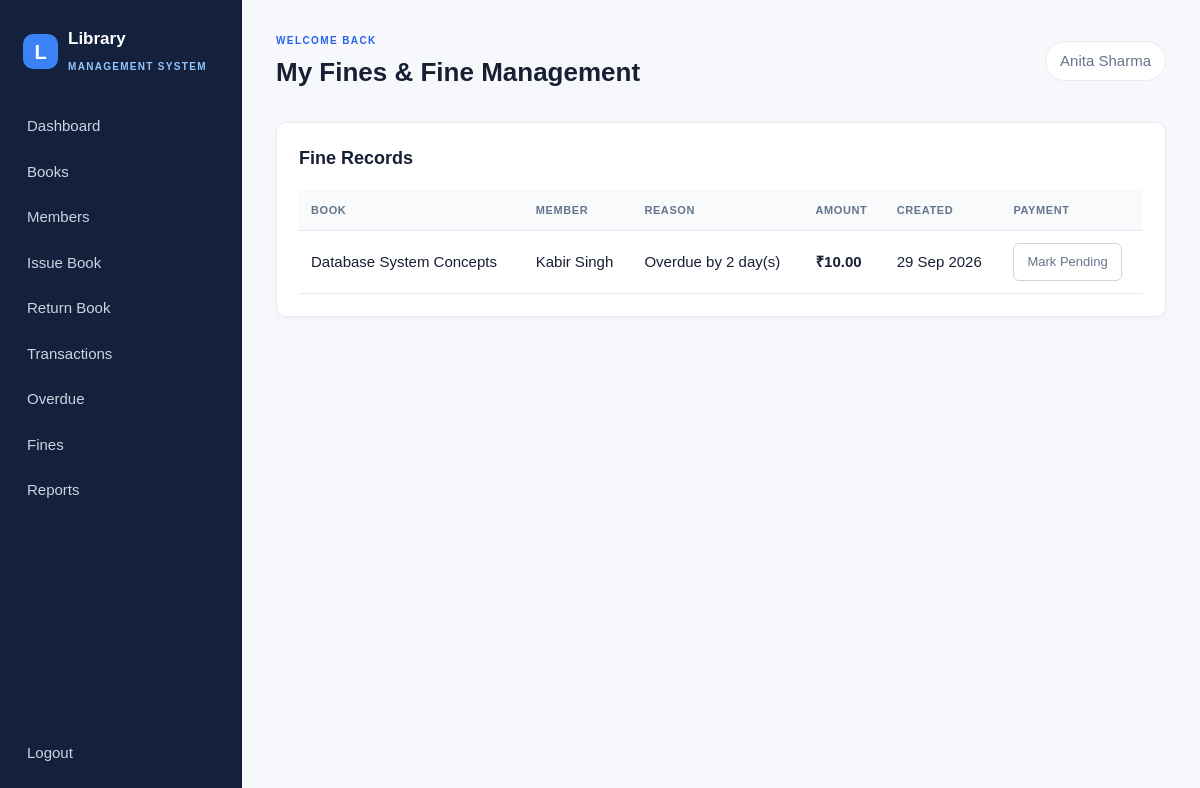
The app's page /fines/ (signed in) with its own data.
### library/models.py (models this page shows, shortened)
class Fine(models.Model):
    transaction = models.OneToOneField(Transaction, on_delete=models.CASCADE, related_name="fine")
    amount = models.DecimalField(max_digits=8, decimal_places=2)
    reason = models.CharField(max_length=255)
    paid = models.BooleanField(default=False)
    created_at = models.DateTimeField(auto_now_add=True)
    class Meta:
        ordering = ["paid", "-created_at"]

class Transaction(models.Model):
    STATUS_CHOICES = [("issued", "Issued"), ("returned", "Returned")]
    book = models.ForeignKey(Book, on_delete=models.PROTECT, related_name="transactions")
    member = models.ForeignKey(Member, on_delete=models.PROTECT, related_name="transactions")
    issued_by = models.ForeignKey(settings.AUTH_USER_MODEL, on_delete=models.PROTECT, related_name="issued_transactions")
    issue_date = models.DateField(default=timezone.localdate)
    due_date = models.DateField()
    return_date = models.DateField(null=True, blank=True)
    status = models.CharField(max_length=10, choices=STATUS_CHOICES, default="issued")
    fine_amount = models.DecimalField(max_digits=8, decimal_places=2, default=0)
    class Meta:
        ordering = ["-issue_date", "-id"]

class Book(models.Model):
    title = models.CharField(max_length=255)
    isbn = models.CharField("ISBN", max_length=20, unique=True)
    author = models.ForeignKey(Author, on_delete=models.PROTECT, related_name="books")
    category = models.ForeignKey(Category, on_delete=models.PROTECT, related_name="books")
    publisher = models.CharField(max_length=150, blank=True)
    publication_date = models.DateField(null=True, blank=True)
    description = models.TextField(blank=True)
    total_copies = models.PositiveIntegerField(default=1)
    available_copies = models.PositiveIntegerField(default=1)
    cover_image = models.ImageField(upload_to="book_covers/", blank=True, null=True)
    created_at = models.DateTimeField(auto_now_add=True)
    updated_at = models.DateTimeField(auto_now=True)
    class Meta:
        ordering = ["title"]

class Member(models.Model):
    STATUS_CHOICES = [("active", "Active"), ("inactive", "Inactive")]
    user = models.OneToOneField(settings.AUTH_USER_MODEL, on_delete=models.CASCADE, related_name="member_profile")
    member_id = models.CharField(max_length=30, unique=True)
    phone = models.CharField(max_length=20, blank=True)
    address = models.TextField(blank=True)
    course = models.CharField(max_length=120, blank=True)
    department = models.CharField(max_length=120, blank=True)
    year = models.PositiveSmallIntegerField(null=True, blank=True)
    registration_date = models.DateField(default=timezone.localdate)
    status = models.CharField(max_length=10, choices=STATUS_CHOICES, default="active")
    class Meta:
        ordering = ["member_id"]

### library/views.py (the view)
# urls.py: path("fines/", views.fine_list, name="fine_list"), path("fines/<int:pk>/toggle/", views.fine_toggle_paid, name="fine_toggle_paid"), path("reports/", views.reports, name="reports"),
@librarian_required
def fine_list(request):
    return render(request, "fines/list.html", {"fines": _page(request, Fine.objects.select_related("transaction", "transaction__book", "transaction__member", "transaction__member__user"))})

### library/context_processors.py (called while the page is built)
def user_role(request):
    user = request.user
    return {
        "is_librarian": user.is_authenticated and (user.is_staff or user.groups.filter(name="Librarian").exists()),
        "is_admin_role": user.is_authenticated and user.is_staff,
        "is_member_role": user.is_authenticated and hasattr(user, "member_profile"),
    }

### library/views.py (called while the page is built)
def librarian_required(view):
    return user_passes_test(lambda user: user.is_authenticated and (user.is_staff or user.groups.filter(name="Librarian").exists()), login_url="login")(view)

def _page(request, queryset, size=10):
    return Paginator(queryset, size).get_page(request.GET.get("page"))

### library/templates/fines/list.html
{% extends 'base.html' %}{% block page_title %}My Fines{% if not student_view %} & Fine Management{% endif %}{% endblock %}{% block content %}<section class="panel"><div class="panel-heading"><h2>{% if student_view %}My Fine Records{% else %}Fine Records{% endif %}</h2></div><div class="table-wrap"><table><thead><tr><th>Book</th><th>Member</th><th>Reason</th><th>Amount</th><th>Created</th><th>Payment</th></tr></thead><tbody>{% for fine in fines %}<tr><td>{{ fine.transaction.book.title }}</td><td>{% if student_view %}{{ fine.transaction.member.member_id }}{% else %}{{ fine.transaction.member.user.get_full_name|default:fine.transaction.member.member_id }}{% endif %}</td><td>{{ fine.reason }}</td><td><strong>₹{{ fine.amount }}</strong></td><td>{{ fine.created_at|date:'d M Y' }}</td><td>{% if student_view %}<span class="status {% if fine.paid %}returned{% else %}issued{% endif %}">{% if fine.paid %}Paid{% else %}Pending{% endif %}</span>{% else %}<form method="post" action="{% url 'fine_toggle_paid' fine.pk %}">{% csrf_token %}<button class="btn {% if fine.paid %}light{% else %}primary{% endif %}" type="submit">{% if fine.paid %}Mark Pending{% else %}Mark Paid{% endif %}</button></form>{% endif %}</td></tr>{% empty %}<tr><td class="empty" colspan="6">No fine records.</td></tr>{% endfor %}</tbody></table></div>{% include 'includes/pagination.html' with page_obj=fines %}</section>{% endblock %}

### library/templates/base.html (shortened to what this page needs)
{% load static %}
<!DOCTYPE html>
<html lang="en">
<head>
  <link rel="stylesheet" href="{% static 'css/style.css' %}">
</head>
<body>
{% if user.is_authenticated %}
<div class="layout">
  <aside class="sidebar">
    <a class="brand" href="{% url 'dashboard' %}"><span class="brand-mark">L</span><span>Library<br><small>Management System</small></span></a>
    <nav class="nav-links">
      <a href="{% url 'dashboard' %}">Dashboard</a>
      {% if is_member_role and not is_librarian %}
        <a href="{% url 'book_list' %}">Browse Books</a><a href="{% url 'my_books' %}">My Books</a><a href="{% url 'my_history' %}">My History</a><a href="{% url 'my_fines' %}">My Fines</a><a href="{% url 'profile' %}">Profile</a>
      {% else %}
        <a href="{% url 'book_list' %}">Books</a>
        <a href="{% url 'member_list' %}">Members</a><a href="{% url 'issue_book' %}">Issue Book</a><a href="{% url 'return_book' %}">Return Book</a><a href="{% url 'transaction_list' %}">Transactions</a><a href="{% url 'overdue_list' %}">Overdue</a><a href="{% url 'fine_list' %}">Fines</a><a href="{% url 'reports' %}">Reports</a>
      {% endif %}
    </nav>
    <form class="logout-form" method="post" action="{% url 'logout' %}">{% csrf_token %}<button type="submit">Logout</button></form>
  </aside>
  <main class="main-content">
    <header class="topbar"><div><span class="eyebrow">WELCOME BACK</span><h1>{% block page_title %}Dashboard{% endblock %}</h1></div><div class="user-chip">{{ user.get_full_name|default:user.username }}</div></header>
    {% block content %}{% endblock %}
  </main>
</div>
{% else %}{% block guest_content %}{% endblock %}{% endif %}
</body>
</html>

### library/static/css/style.css (style rules this page uses)
:root { --ink:#172033;--muted:#64748b;--navy:#14213d;--blue:#2563eb;--line:#e5eaf2;--paper:#f6f8fc;--green:#059669;--orange:#d97706;--red:#dc2626 }
* { box-sizing:border-box }
body { margin:0;background:var(--paper);color:var(--ink);font:15px/1.5 Arial,sans-serif }
.layout { min-height:100vh;display:flex }
.sidebar { width:242px;background:var(--navy);color:#dbeafe;padding:26px 15px;display:flex;flex-direction:column;position:fixed;inset:0 auto 0 0 }
.brand { display:flex;gap:10px;align-items:center;color:#fff;text-decoration:none;font-size:17px;font-weight:bold;padding:0 8px 28px }
.brand small { font-size:10px;letter-spacing:1.3px;color:#93c5fd;text-transform:uppercase }
.brand-mark,.login-logo { display:grid;place-items:center;border-radius:10px;background:#3b82f6;width:35px;height:35px;color:#fff;font-size:20px }
.nav-links { display:grid;gap:3px }
.nav-links a,.logout-form button { border:0;background:transparent;color:#cbd5e1;text-decoration:none;padding:10px 12px;border-radius:7px;font:inherit;text-align:left;width:100%;cursor:pointer }
.logout-form { margin-top:auto }
.main-content { margin-left:242px;width:calc(100% - 242px);padding:28px 34px }
.topbar { display:flex;justify-content:space-between;align-items:center;margin-bottom:28px }
.topbar h1 { font-size:26px;margin:2px 0 }
.eyebrow { font-size:10px;letter-spacing:1.4px;color:var(--blue);font-weight:bold }
.user-chip { background:#fff;border:1px solid var(--line);border-radius:30px;padding:8px 14px;color:var(--muted) }
.panel,.form-panel,.detail-card { background:#fff;border:1px solid var(--line);border-radius:10px;padding:22px;margin-bottom:22px;box-shadow:0 2px 7px #17203308 }
.panel-heading { display:flex;align-items:center;justify-content:space-between;gap:12px;margin-bottom:18px }
.panel h2,.form-panel h2 { font-size:18px;margin:0 }
.table-wrap { overflow-x:auto }
table { border-collapse:collapse;width:100%;min-width:620px }
th { text-align:left;color:var(--muted);font-size:11px;text-transform:uppercase;letter-spacing:.6px;background:#f8fafc }
th,td { padding:12px;border-bottom:1px solid var(--line);vertical-align:middle }
small { color:var(--muted) }
.btn { display:inline-block;border:1px solid #cbd5e1;background:#fff;border-radius:6px;padding:8px 13px;text-decoration:none;color:var(--ink);font:inherit;font-size:13px;cursor:pointer }
.btn.light { color:var(--muted) }

### records on screen
Fine: transaction.book "Database System Concepts", transaction.member.user.get_full_name "Kabir Singh", reason "Overdue by 2 day(s)", amount "10.00", created_at "29 Sep 2026", paid "Mark Pending"

### other values on screen
{{ user.get_full_name|default:user.username }} "Anita Sharma"
